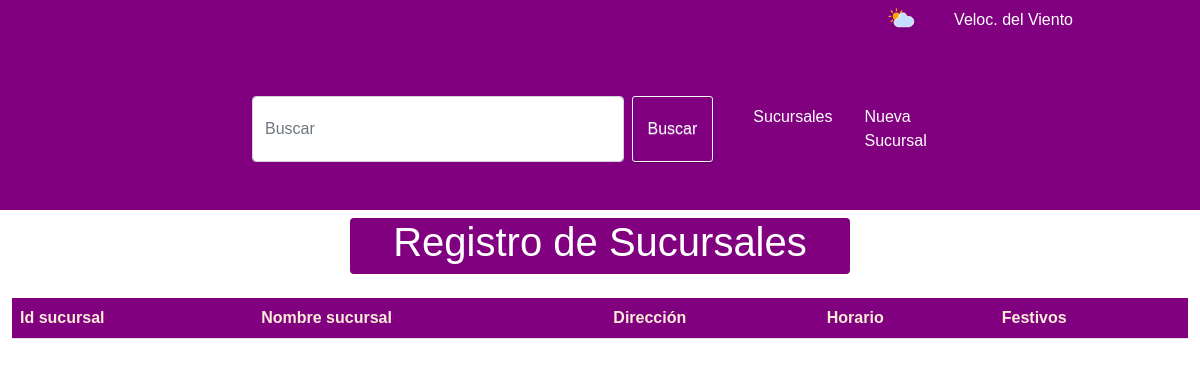
The page /crudsucursales/ on the database as committed earlier.
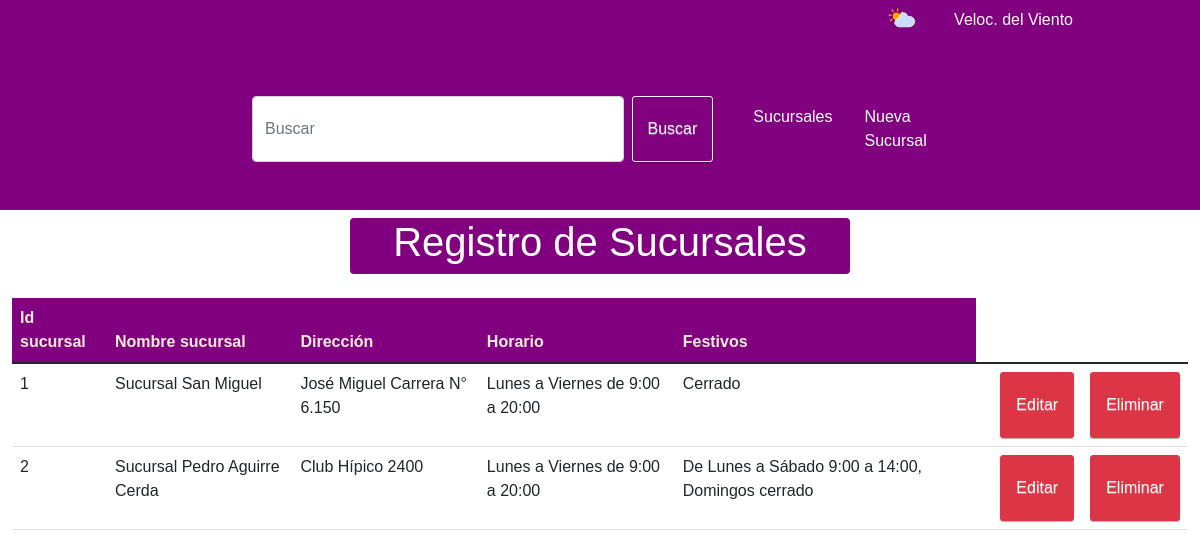
The same page on the database as committed later.
### crudsucursales/models.py (models this page shows)
class Sucursal(models.Model):
        idSucursal = models.CharField(primary_key=True,verbose_name='idSucursal', max_length=10)
        nombresucursal = models.CharField(verbose_name='NombreSucursal',max_length=30)
        direccion = models.CharField(verbose_name='Direccion',max_length=50)
        horario = models.CharField(verbose_name='Horario',max_length=50)
        festivos = models.CharField(verbose_name='Festivos',max_length=50)

### crudsucursales/views.py (the view)
# urls.py: path('',editarsucursales,name='editarsucursales'),
def editarsucursales(request):
    context = {'sucursal':Sucursal.objects.all()}
    return render(request,'crudsucursales/editarsucursales.html', context)

### crudsucursales/templates/crudsucursales/editarsucursales.html (shortened to what this page needs)
{% extends 'crudsucursales/base.html' %}
{% load static %}
{% block first_content %}
<div class="container col-5 mt-2 text-white text-center rounded" style="background-color: purple;">
    <h1>Registro de Sucursales</h1>
</div>
<div class="container-fluid mt-4 mb-4">
    <div class="table-responsive">
    <table class="table table-hover">
        <thead style="background-color: purple; color: antiquewhite;">
        <th>Id sucursal</th>
        <th>Nombre sucursal</th>
        <th>Dirección</th>
        <th>Horario</th>
        <th>Festivos</th>
        </thead>
        <tbody>
            {% for p in sucursal %}
            <tr>
                <td>{{p.idSucursal}}</td>
                <td>{{p.nombresucursal}}</td>
                <td>{{p.direccion}}</td>
                <td>{{p.horario}}</td>
                <td>{{p.festivos}}</td>
                <td>
                    <td><a href="editar_sucursal/{{p.idSucursal}}" class="btn btn-danger">Editar</a></td>
                    <td><a href="borrar_sucursal/{{p.idSucursal}}" class="btn btn-danger">Eliminar</a></td>
                </td>
            </tr>
            {% endfor %}
        </tbody>
    </table>
</div>
</div>
{% endblock %}

### crudsucursales/templates/crudsucursales/base.html (shortened to what this page needs)
<!DOCTYPE html>
<html lang="en">
<head>
    {% load static %}
    <link href="https://cdn.jsdelivr.net/npm/bootstrap@5.1.3/dist/css/bootstrap.min.css" rel="stylesheet">
    <link rel="stylesheet" href="../../static/core/css/styles.css">
</head>
<body class="page_color">
    <header>
      <div class="container">
        <div id="caja1">
          <img id="" src="{% static 'core/svg/cloudy-day-1.svg' %}" alt="" height="40" width="40">
          <div id="cajasub">
            <p style="color: white;">Veloc. del Viento</p>
          </div>
        </div>
        </div>
        <nav class="navbar navbar-expand-lg navbar-light">
            <div class="container-fluid" style="width: 800px">
                <form class="d-flex col-8 pe-3">
                    <input class="form-control me-2" type="search" placeholder="Buscar" aria-label="Search">
                    <button class="btn btn-outline-light" type="submit">Buscar</button>
                  </form>
              <div class="collapse navbar-collapse" id="navbarSupportedContent">
                <ul class="navbar-nav me-auto mb-2 mb-lg-0">
                  <li class="nav-item">
                    <a class="nav-link active" aria-current="page" href="#"></a>
                  </li>
                  <li class="nav-item pe-3">
                    <a class="nav-link text-white" href="{% url 'editarsucursales' %}">Sucursales</a>
                  </li>
                  <li class="nav-item pe-4">
                    <a class="nav-link text-white" href="{% url 'nueva-sucursal' %}">Nueva Sucursal</a>
                  </li>
                </ul>
              </div>
            </div>
          </nav>
    </header>
    {% block first_content %}{% endblock %}
    </body>
</html>

### core/static/core/css/styles.css (style rules this page uses)
body { font-family: Arial; box-sizing: border-box; }
form { margin: 0 auto; width: 300px; padding: 40px; border-radius: 3px; font-size: 15px; }
input, textarea { outline: none; }
.btn { border-radius: 3px; display: inline-block; padding: 20px 15px; text-decoration: none; text-shadow: 0 1px 0 rgba(255,255,255,0.3); box-shadow: 0 1px 1px rgba(0,0,0,0.3); }
.page_color { background-color: #ffffff; }
header,nav { background-color: purple; }
li { color: whitesmoke; }
div { color: white; }
header { color: white; }
body { height: 90vh; display: flex; flex-direction: column; }
#caja1, #caja2, #caja3 { display: flex; text-align: end; column-gap: 10px; justify-content: flex-end; }
#cajasub { display: flex; text-align: end; column-gap: 10px; justify-content: flex-end; padding-top: 8px; padding-right: 75px; }

Rows that differ between the two databases and show on the page:
added Sucursal: idSucursal "1", nombresucursal "Sucursal San Miguel", direccion "José Miguel Carrera N° 6.150", horario "Lunes a Viernes de 9:00 a 20:00", festivos "Cerrado"
added Sucursal: idSucursal "2", nombresucursal "Sucursal Pedro Aguirre Cerda", direccion "Club Hípico 2400", horario "Lunes a Viernes de 9:00 a 20:00", festivos "De Lunes a Sábado 9:00 a 14:00, Domingos cerrado"
